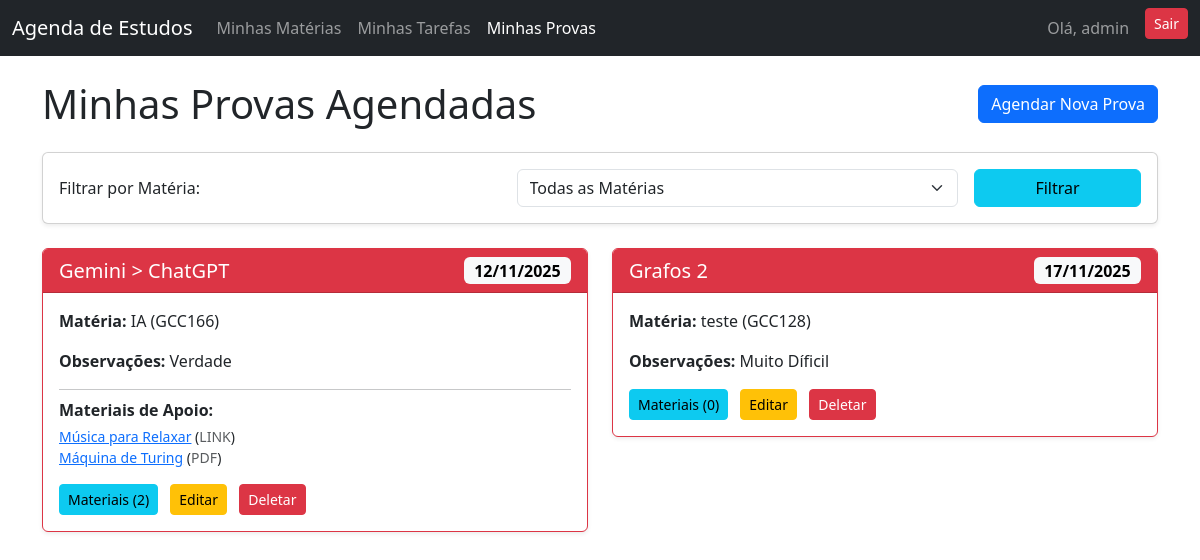
/provas/ (signed in), run on an earlier commit of the app's database.
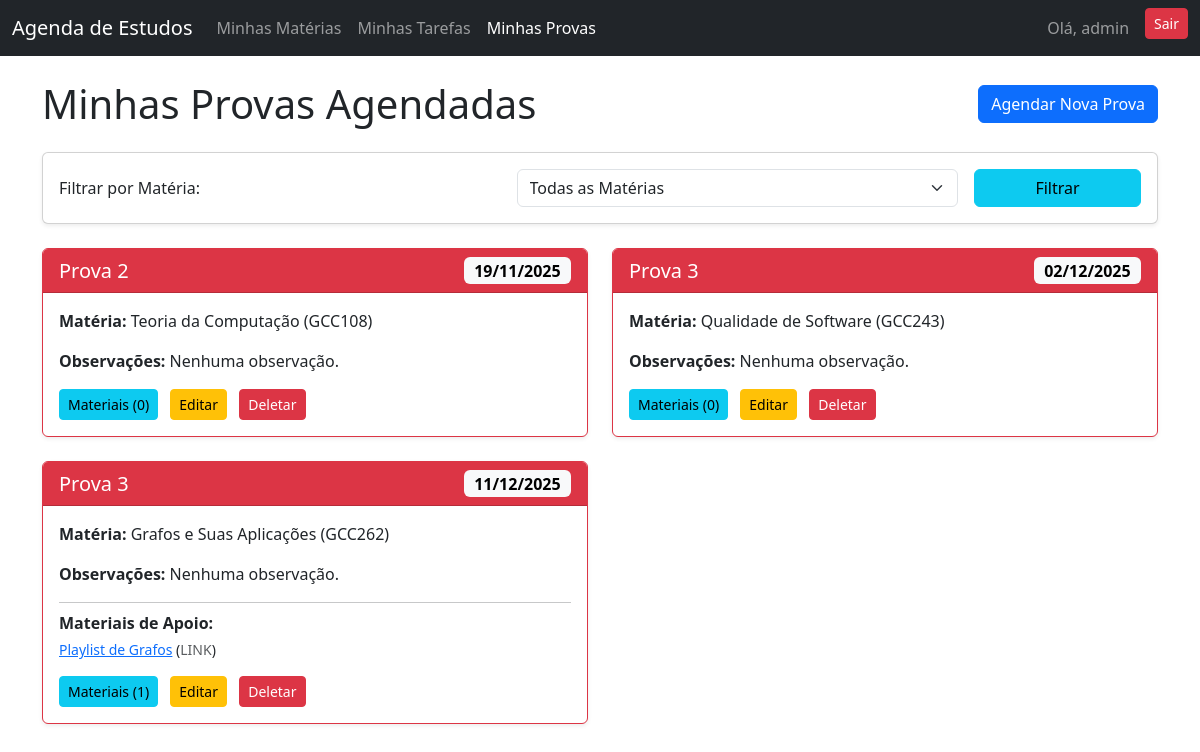
And on a later commit of the database.
### agenda/models.py (models this page shows, shortened)
class Prova(models.Model):
    materia = models.ForeignKey(
        'Materia',
        on_delete=models.CASCADE,
        related_name='provas',
        verbose_name="Matéria"
    )
    titulo = models.CharField(max_length=200, verbose_name="Título da Prova")
    data_prova = models.DateField(
        verbose_name="Data da Prova",
        blank=True,
        null=True
    )
    observacoes = models.TextField(blank=True, null=True, verbose_name="Observações")
    link_anexos = models.URLField(max_length=200, blank=True, null=True, verbose_name="Link para Anexos (Drive/Lista)")
    class Meta:
        verbose_name_plural = "Provas"
        ordering = ['data_prova']

class Materia(models.Model):
    usuario = models.ForeignKey(User, on_delete=models.CASCADE)
    nomenclatura = models.CharField(max_length=10, blank=True, verbose_name="Sigla")
    nome = models.CharField(max_length=100)
    notas_materia = models.TextField(
        blank=True,
        null=True,
        verbose_name="Anotações da Matéria"
    )
    link_plano_ensino = models.URLField(
        max_length=500,
        blank=True,
        null=True,
        verbose_name="Link do Plano de Ensino"
    )
    class Meta:
        verbose_name_plural = "Matérias"

class MaterialDeApoio(models.Model):
    TIPO_CHOICES = [
        ('LINK', 'Link Externo'),
        ('PDF', 'Arquivo PDF'),
        ('TXT', 'Texto/Anotação'),
        ('OUTRO', 'Outro Arquivo'),
    ]
    prova = models.ForeignKey(
        'Prova',
        on_delete=models.CASCADE,
        related_name='materiais',
        verbose_name="Prova Relacionada"
    )
    tipo = models.CharField(max_length=5, choices=TIPO_CHOICES, default='LINK', verbose_name="Tipo de Material")
    link_url = models.URLField(max_length=500, blank=True, null=True, verbose_name="URL do Recurso")
    arquivo = models.FileField(
        upload_to='materiais_provas/',
        blank=True,
        null=True,
        verbose_name="Anexo de Arquivo"
    )
    titulo = models.CharField(max_length=255, verbose_name="Título do Material")
    class Meta:
        verbose_name_plural = "Materiais de Apoio"

### agenda/views.py (the view)
# urls.py: path('provas/', views.prova_list, name='prova_list'),
@login_required
def prova_list(request):
    provas = Prova.objects.filter(materia__usuario=request.user).order_by('data_prova')
    materia_id = request.GET.get('materia')
    if materia_id:
        provas = provas.filter(materia__id=materia_id)
    context = {
        'provas': provas,
        'all_materias': Materia.objects.filter(usuario=request.user),
        'current_materia': int(materia_id) if materia_id else None
    }
    return render(request, 'agenda/prova_list.html', context)

### agenda/templates/agenda/prova_list.html (shortened to what this page needs)
{% extends 'agenda/base.html' %}
{% block content %}
<div class="d-flex justify-content-between align-items-center mb-4">
    <h1 class="mb-0">Minhas Provas Agendadas</h1>
    <a href="{% url 'prova_create' %}" class="btn btn-primary">Agendar Nova Prova</a>
</div>
<div class="card p-3 mb-4 shadow-sm">
    <form method="GET" action="{% url 'prova_list' %}" class="row g-3 align-items-center">
        <div class="col-md-5">
            <label for="materia-select" class="form-label mb-0">Filtrar por Matéria:</label>
        </div>
        <div class="col-md-5">
            <select name="materia" id="materia-select" class="form-select">
                <option value="">Todas as Matérias</option>
            </select>
        </div>
        <div class="col-md-2">
            <button type="submit" class="btn btn-info w-100">Filtrar</button>
        </div>
    </form>
</div>
{% if provas %}
    <div class="row">
    {% for prova in provas %}
        <div class="col-md-6 mb-4">
            <div class="card {% if prova.data_prova|date:"Y-m-d" < "now"|date:"Y-m-d" %}border-secondary bg-light{% else %}border-danger shadow-sm{% endif %}">
                <div class="card-header d-flex justify-content-between align-items-center bg-danger text-white">
                    <h5 class="mb-0">{{ prova.titulo }}</h5>
                    <span class="badge text-bg-light fs-6">{{ prova.data_prova|date:"d/m/Y" }}</span>
                </div>
                <div class="card-body">
                    <p class="card-text"><strong>Matéria:</strong> {{ prova.materia.nome }} ({{ prova.materia.nomenclatura }})</p>
                    <p class="card-text"><strong>Observações:</strong> {{ prova.observacoes|default:"Nenhuma observação." }}</p>
                    {% if prova.materiais.all %}
                        <hr class="my-2">
                        <p class="mb-1"><strong>Materiais de Apoio:</strong></p>
                        <ul class="list-unstyled small">
                            {% for material in prova.materiais.all %}
                                <li>
                                    {% if material.link_url %}
                                        <a href="{{ material.link_url }}" target="_blank" class="text-decoration-underline">{{ material.titulo }}</a>
                                        (<span class="text-muted">{{ material.tipo }}</span>)
                                    {% elif material.arquivo %}
                                        <a href="{{ material.arquivo.url }}" target="_blank" class="text-decoration-underline">{{ material.titulo }}</a>
                                        (<span class="text-muted">{{ material.tipo }}</span>)
                                    {% else %}
                                        <span class="text-muted">{{ material.titulo }} ({{ material.tipo }})</span>
                                    {% endif %}
                                </li>
                            {% endfor %}
                        </ul>
                    {% endif %}
                    <div class="mt-3">
                        <a href="{% url 'material_list' prova.pk %}" class="btn btn-info btn-sm me-2">Materiais ({{ prova.materiais.count }})</a>
                        <a href="{% url 'prova_update' prova.pk %}" class="btn btn-warning btn-sm me-2">Editar</a>
                        <a href="{% url 'prova_delete' prova.pk %}" class="btn btn-danger btn-sm">Deletar</a>
                    </div>
                </div>
            </div>
        </div>
    {% endfor %}
    </div>
{% else %}
    <div class="alert alert-info text-center" role="alert">
        Nenhuma prova agendada. <a href="{% url 'prova_create' %}" class="alert-link">Agende a primeira agora!</a>
    </div>
{% endif %}
{% endblock content %}

### agenda/templates/agenda/base.html (shortened to what this page needs)
<!doctype html>
<html lang="pt-br">
<head>
    <link href="https://cdn.jsdelivr.net/npm/bootstrap@5.3.2/dist/css/bootstrap.min.css" rel="stylesheet">
</head>
<body>
    <nav class="navbar navbar-expand-lg navbar-dark bg-dark">
        <div class="container-fluid">
            <a class="navbar-brand" href="{% url 'home' %}">Agenda de Estudos</a>
            <div class="collapse navbar-collapse" id="navbarNav">
                {% if user.is_authenticated %}
                    <ul class="navbar-nav me-auto mb-2 mb-lg-0">
                        <li class="nav-item">
                            <a class="nav-link {% if request.resolver_match.url_name == 'materia_list' %}active{% endif %}" href="{% url 'materia_list' %}">Minhas Matérias</a>
                        </li>
                        <li class="nav-item">
                            <a class="nav-link {% if request.resolver_match.url_name == 'tarefa_list' %}active{% endif %}" href="{% url 'tarefa_list' %}">Minhas Tarefas</a>
                        </li>
                        <li class="nav-item">
                            <a class="nav-link {% if request.resolver_match.url_name == 'prova_list' %}active{% endif %}" href="{% url 'prova_list' %}">Minhas Provas</a>
                        </li>
                    </ul>
                {% endif %}
                <div class="d-flex ms-auto">
                    {% if user.is_authenticated %}
                        <span class="navbar-text me-3">Olá, {{ user.username }}</span>
                        <form method="POST" action="{% url 'logout' %}">
                            <button class="btn btn-danger btn-sm" type="submit">Sair</button>
                        </form>
                    {% else %}
                        <a href="{% url 'login' %}" class="btn btn-success me-2">Entrar</a>
                        <a href="{% url 'cadastro' %}" class="btn btn-primary">Cadastrar</a>
                    {% endif %}
                </div>
            </div>
        </div>
    </nav>
    <main class="container mt-4">
        {% block content %}{% endblock %}
    </main>
</body>
</html>

What changed in the data, as far as the page shows it:
removed Prova: titulo "Gemini > ChatGPT", data_prova "12/11/2025", materia.nome "IA", materia.nomenclatura "GCC166", observacoes "Verdade", materiais.count "2"
removed MaterialDeApoio: titulo "Música para Relaxar", tipo "LINK", shown under "Gemini > ChatGPT"
removed MaterialDeApoio: titulo "Máquina de Turing", tipo "PDF", shown under "Gemini > ChatGPT"
removed Prova: titulo "Grafos 2", data_prova "17/11/2025", materia.nome "teste", materia.nomenclatura "GCC128", observacoes "Muito Díficil", materiais.count "0"
added Prova: titulo "Prova 2", data_prova "19/11/2025", materia.nome "Teoria da Computação", materia.nomenclatura "GCC108", observacoes "Nenhuma observação.", materiais.count "0"
added Prova: titulo "Prova 3", data_prova "02/12/2025", materia.nome "Qualidade de Software", materia.nomenclatura "GCC243", observacoes "Nenhuma observação.", materiais.count "0"
added Prova: titulo "Prova 3", data_prova "11/12/2025", materia.nome "Grafos e Suas Aplicações", materia.nomenclatura "GCC262", observacoes "Nenhuma observação.", materiais.count "1"
added MaterialDeApoio: titulo "Playlist de Grafos", tipo "LINK", shown under "Prova 3"
